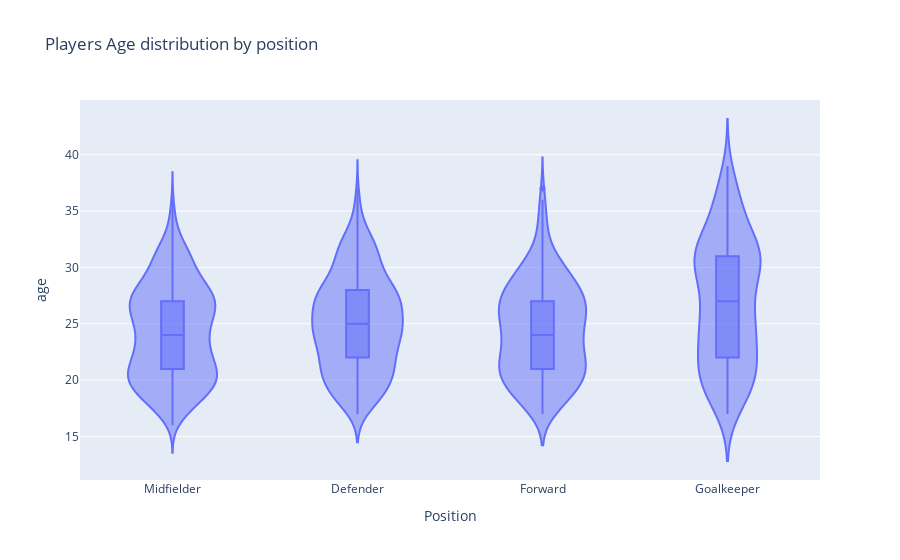

Notebook source saved alongside this figure:
### Markdown cell above
## Players Age distribution by position

### Code cell
df = data
fig = px.violin(df, y="age", x="Position", box=True,
                title='Players Age distribution by position')
iplot(fig)

### Figure 1 — Plotly figure (JSON) as saved in the notebook; plotly's stock layout.template omitted (floating-point values rounded to 4 significant figures; data arrays with more than 128 entries replaced by an {"elided": "..."} marker saying what was removed)
{"data": [{"alignmentgroup": "True", "box": {"visible": true}, "hovertemplate": "Position=%{x}<br>age=%{y}<extra></extra>", "legendgroup": "", "marker": {"color": "#636efa"}, "name": "", "offsetgroup": "", "orientation": "v", "scalegroup": "True", "showlegend": false, "type": "violin", "x": {"elided": "1793 str values"}, "x0": " ", "xaxis": "x", "y": {"elided": "1793 int values"}, "y0": " ", "yaxis": "y"}], "layout": {"legend": {"tracegroupgap": 0}, "title": {"text": "Players Age distribution by position"}, "violinmode": "group", "xaxis": {"anchor": "y", "domain": [0, 1], "title": {"text": "Position"}}, "yaxis": {"anchor": "x", "domain": [0, 1], "title": {"text": "age"}}}}
